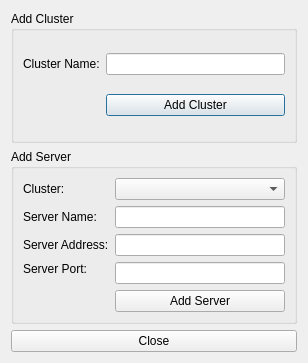
<ui version="4.0" >
 <class>AddDialog</class>
 <widget class="QDialog" name="AddDialog" >
  <property name="geometry" >
   <rect>
    <x>0</x>
    <y>0</y>
    <width>308</width>
    <height>363</height>
   </rect>
  </property>
  <property name="windowTitle" >
   <string>Add Clusters &amp; Servers</string>
  </property>
  <property name="windowIcon" >
   <iconset>
    <normaloff>Icons/Add.png</normaloff>Icons/Add.png</iconset>
  </property>
  <layout class="QVBoxLayout" name="verticalLayout" >
   <item>
    <widget class="QGroupBox" name="gbCluster" >
     <property name="title" >
      <string>Add Cluster</string>
     </property>
     <layout class="QGridLayout" name="gridLayout_2" >
      <item row="0" column="0" >
       <widget class="QLabel" name="lblClusterName" >
        <property name="text" >
         <string>Cluster Name:</string>
        </property>
       </widget>
      </item>
      <item row="0" column="1" >
       <widget class="QLineEdit" name="txtClusterName" />
      </item>
      <item row="1" column="1" >
       <widget class="QPushButton" name="btnAddCluster" >
        <property name="text" >
         <string>Add Cluster</string>
        </property>
       </widget>
      </item>
     </layout>
    </widget>
   </item>
   <item>
    <widget class="QGroupBox" name="gbAddServer" >
     <property name="title" >
      <string>Add Server</string>
     </property>
     <layout class="QGridLayout" name="gridLayout" >
      <item row="1" column="1" >
       <widget class="QComboBox" name="cbClusters" />
      </item>
      <item row="3" column="1" >
       <widget class="QLineEdit" name="txtServerAddress" />
      </item>
      <item row="4" column="0" >
       <widget class="QLabel" name="lblServerPort" >
        <property name="text" >
         <string>Server Port:</string>
        </property>
       </widget>
      </item>
      <item rowspan="2" row="4" column="1" >
       <widget class="QLineEdit" name="txtServerPort" />
      </item>
      <item row="7" column="1" >
       <widget class="QPushButton" name="btnAddServer" >
        <property name="text" >
         <string>Add Server</string>
        </property>
       </widget>
      </item>
      <item row="3" column="0" >
       <widget class="QLabel" name="lblServerAddress" >
        <property name="text" >
         <string>Server Address:</string>
        </property>
       </widget>
      </item>
      <item row="1" column="0" >
       <widget class="QLabel" name="lblCluster" >
        <property name="text" >
         <string>Cluster:</string>
        </property>
       </widget>
      </item>
      <item row="2" column="1" >
       <widget class="QLineEdit" name="txtServerName" />
      </item>
      <item row="2" column="0" >
       <widget class="QLabel" name="lblServerName" >
        <property name="text" >
         <string>Server Name:</string>
        </property>
       </widget>
      </item>
     </layout>
    </widget>
   </item>
   <item>
    <widget class="QPushButton" name="btnClose" >
     <property name="text" >
      <string>Close</string>
     </property>
    </widget>
   </item>
  </layout>
 </widget>
 <resources/>
 <connections>
  <connection>
   <sender>btnClose</sender>
   <signal>clicked()</signal>
   <receiver>AddDialog</receiver>
   <slot>close()</slot>
   <hints>
    <hint type="sourcelabel" >
     <x>153</x>
     <y>339</y>
    </hint>
    <hint type="destinationlabel" >
     <x>153</x>
     <y>181</y>
    </hint>
   </hints>
  </connection>
 </connections>
</ui>
